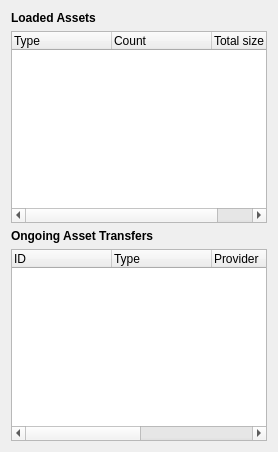
        <widget class="QWidget" name="assets">
         <attribute name="title">
          <string>Assets</string>
         </attribute>
         <layout class="QVBoxLayout" name="verticalLayout_3">
          <item>
           <widget class="QLabel" name="labelAssetCache_2">
            <property name="font">
             <font>
              <weight>75</weight>
              <bold>true</bold>
             </font>
            </property>
            <property name="text">
             <string>Loaded Assets</string>
            </property>
           </widget>
          </item>
          <item>
           <widget class="QTreeWidget" name="treeAssetCache">
            <property name="sizePolicy">
             <sizepolicy hsizetype="Expanding" vsizetype="Expanding">
              <horstretch>0</horstretch>
              <verstretch>0</verstretch>
             </sizepolicy>
            </property>
            <column>
             <property name="text">
              <string>Type</string>
             </property>
            </column>
            <column>
             <property name="text">
              <string>Count</string>
             </property>
            </column>
            <column>
             <property name="text">
              <string>Total size</string>
             </property>
            </column>
           </widget>
          </item>
          <item>
           <widget class="QLabel" name="labelAssetTransfers">
            <property name="font">
             <font>
              <weight>75</weight>
              <bold>true</bold>
             </font>
            </property>
            <property name="text">
             <string>Ongoing Asset Transfers</string>
            </property>
           </widget>
          </item>
          <item>
           <widget class="QTreeWidget" name="treeAssetTransfers">
            <column>
             <property name="text">
              <string>ID</string>
             </property>
            </column>
            <column>
             <property name="text">
              <string>Type</string>
             </property>
            </column>
            <column>
             <property name="text">
              <string>Provider</string>
             </property>
            </column>
            <column>
             <property name="text">
              <string>Size</string>
             </property>
            </column>
            <column>
             <property name="text">
              <string>Received</string>
             </property>
            </column>
           </widget>
          </item>
         </layout>
        </widget>
